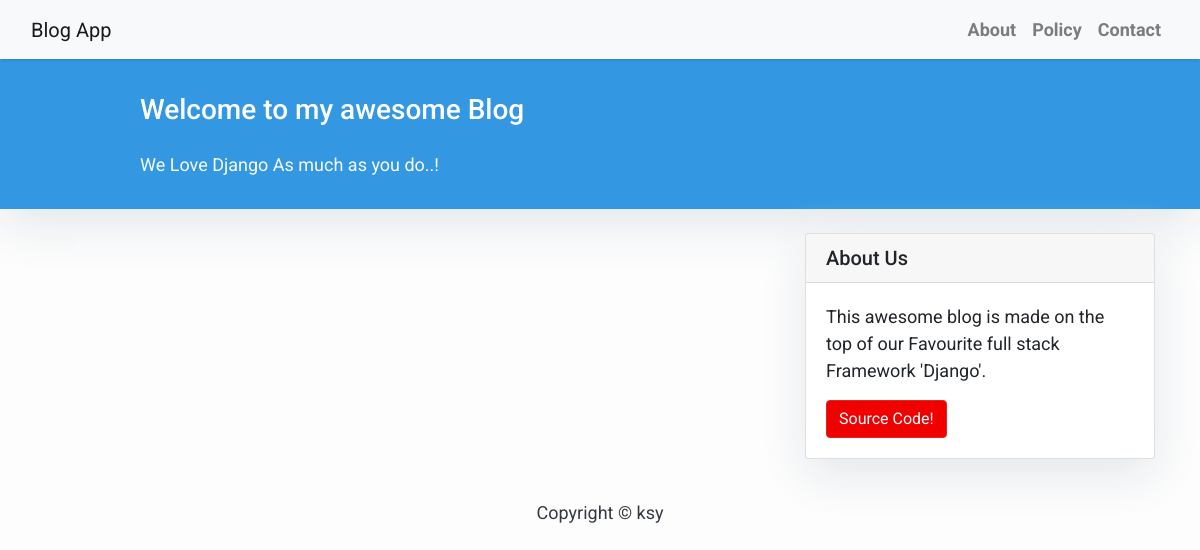
Before: / with the older database file.
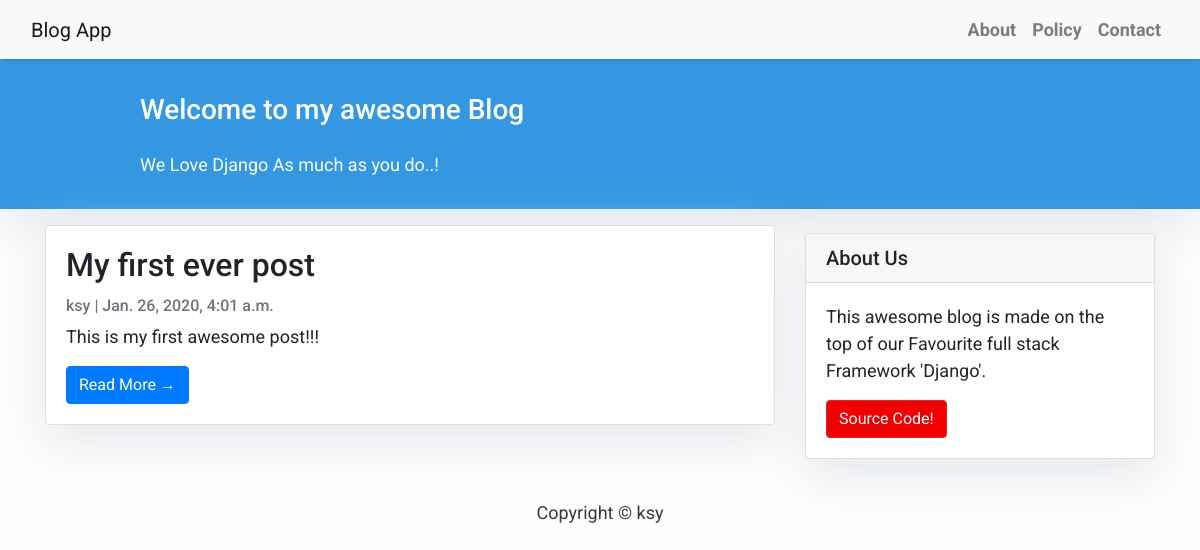
After: the same page with the newer database file.
### blog/models.py (models this page shows, shortened)
class Post(models.Model):
    title = models.CharField(max_length=200, unique=True)
    slug = models.SlugField(max_length=200, unique=True)
    author = models.ForeignKey(User, on_delete=models.CASCADE, related_name="blog_posts")
    updated_on = models.DateTimeField(auto_now = True)
    content = models.TextField()
    created_on = models.DateTimeField(auto_now_add = True)
    status = models.IntegerField(choices=STATUS, default=0)
    class Meta:
        ordering: ['-created_on']

### blog/views.py (the view)
# urls.py: path('', views.PostList.as_view(), name='home'),
class PostList(generic.ListView):
    queryset = Post.objects.filter(status=1).order_by('-created_on')
    template_name = 'index.html'

### templates/index.html (shortened to what this page needs)
{% extends "base.html" %}
{% block content %}
<header class="masthead">
    <div class="container">
        <div class="row">
            <div class=" col-md-8 col-md-10 mx-auto">
                <div class="site-heading">
                    <h3 class=" site-heading my-4 mt-3 text-white"> Welcome to my awesome Blog </h3>
                    <p class="text-light">We Love Django As much as you do..! &nbsp
                    </p>
                </div>
            </div>
        </div>
    </div>
</header>
<div class="container">
    <div class="row">
        <div class="col-md-8 mt-3 left">
            {% for post in post_list %}
            <div class="card mb-4">
                <div class="card-body">
                    <h2 class="card-title">{{ post.title }}</h2>
                    <p class="card-text text-muted h6">{{ post.author }} | {{ post.created_on}} </p>
                    <p class="card-text">{{post.content|slice:":200" }}</p>
                    <a href="{% url 'post_detail' post.slug  %}" class="btn btn-primary">Read More &rarr;</a>
                </div>
            </div>
            {% endfor %}
        </div>
        {% block sidebar %} {% include 'sidebar.html' %} {% endblock sidebar %}
    </div>
</div>
{% endblock content %}

### templates/base.html (shortened to what this page needs)
<!DOCTYPE html>
<html>
    <head>
        <link rel="stylesheet" href="https://maxcdn.bootstrapcdn.com/bootstrap/4.0.0/css/bootstrap.min.css"
 />
    </head>
    <body>
        <nav class="navbar navbar-expand-lg navbar-light bg-light shadow" id="mainNav">
            <div class="container-fluid">
                <a class="navbar-brand" href="{% url 'home' %}">Blog App</a>
                <div class="collapse navbar-collapse" id="navbarResponsive">
                    <ul class="navbar-nav ml-auto">
                        <li class="nav-item text-black">
                            <a class="nav-link text-black font-weight-bold" href="#">About</a>
                        </li>
                        <li class="nav-item text-black">
                            <a class="nav-link text-black font-weight-bold" href="#">Policy</a>
                        </li>
                        <li class="nav-item text-black">
                            <a class="nav-link text-black font-weight-bold" href="#">Contact</a>
                        </li>
                    </ul>
                </div>
            </div>
        </nav>
        {% block content %}{% endblock content %}
        <footer class="py-3 bg-grey">
            <p class="m-0 text-dark text-center ">Copyright &copy; ksy</p>
        </footer>
    </body>
</html>

### templates/sidebar.html (shortened to what this page needs)
{% block sidebar %}
<div class="col-md-4 float-right ">
<div class="card my-4">
        <h5 class="card-header">About Us</h5>
    <div class="card-body">
        <p class="card-text"> This awesome blog is made on the top of our Favourite full stack Framework 'Django'.</p>
        <a href="https://github.com/Kamal-Singh/blog_app_django"
           class="btn btn-danger">Source Code!</a>
    </div>
</div>
</div>
{% endblock sidebar %}

### templates/base.html (style rules this page uses)
body { font-family: "Roboto", sans-serif; font-size: 17px; background-color: #fdfdfd; }
.shadow { box-shadow: 0 4px 2px -2px rgba(0, 0, 0, 0.1); }
.btn-danger { color: #fff; background-color: #f00000; border-color: #dc281e; }
.masthead { background: #3398E1; height: auto; padding-bottom: 15px; box-shadow: 0 16px 48px #E3E7EB; padding-top: 10px; }

### templates/index.html (style rules this page uses)
body { font-family: "Roboto", sans-serif; font-size: 18px; background-color: #fdfdfd; }
.card { box-shadow: 0 16px 48px #E3E7EB; }

### templates/sidebar.html (style rules this page uses)
.card { box-shadow: 0 16px 48px #E3E7EB; }

Changed rows visible on the page:
added Post: title "My first ever post", author "ksy", created_on "Jan. 26, 2020, 4:01 a.m.", content "This is my first awesome post!!!"
